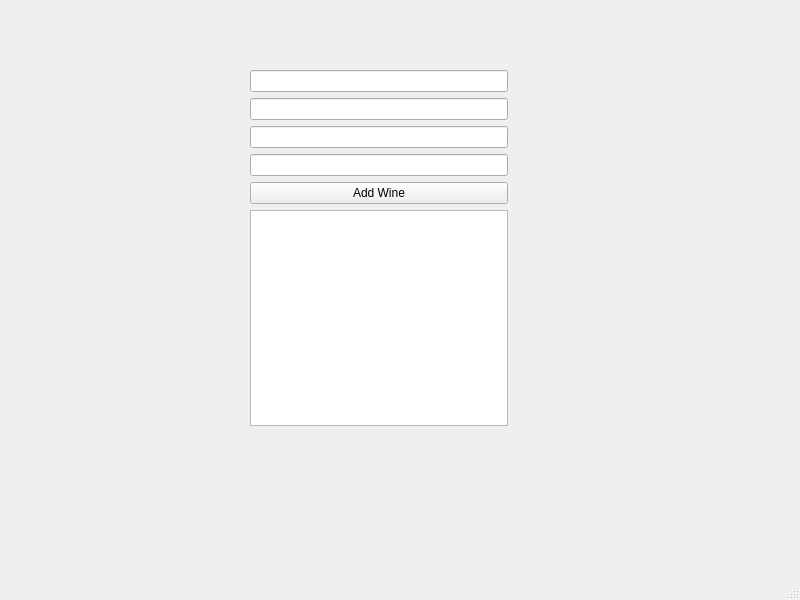
<?xml version="1.0" encoding="UTF-8"?>
<ui version="4.0">
 <class>MainWindow</class>
 <widget class="QMainWindow" name="MainWindow">
  <property name="geometry">
   <rect>
    <x>0</x>
    <y>0</y>
    <width>800</width>
    <height>600</height>
   </rect>
  </property>
  <property name="windowTitle">
   <string>MainWindow</string>
  </property>
  <widget class="QWidget" name="centralwidget">
   <widget class="QWidget" name="">
    <property name="geometry">
     <rect>
      <x>250</x>
      <y>70</y>
      <width>258</width>
      <height>356</height>
     </rect>
    </property>
    <layout class="QVBoxLayout" name="verticalLayout">
     <item>
      <widget class="QLineEdit" name="nameInput"/>
     </item>
     <item>
      <widget class="QLineEdit" name="yearInput"/>
     </item>
     <item>
      <widget class="QLineEdit" name="typeInput"/>
     </item>
     <item>
      <widget class="QLineEdit" name="quantityInput"/>
     </item>
     <item>
      <widget class="QPushButton" name="addButton">
       <property name="text">
        <string>Add Wine</string>
       </property>
      </widget>
     </item>
     <item>
      <widget class="QTableWidget" name="wineTable"/>
     </item>
    </layout>
   </widget>
  </widget>
  <widget class="QMenuBar" name="menubar">
   <property name="geometry">
    <rect>
     <x>0</x>
     <y>0</y>
     <width>800</width>
     <height>37</height>
    </rect>
   </property>
  </widget>
  <widget class="QStatusBar" name="statusbar"/>
 </widget>
 <resources/>
 <connections/>
</ui>
